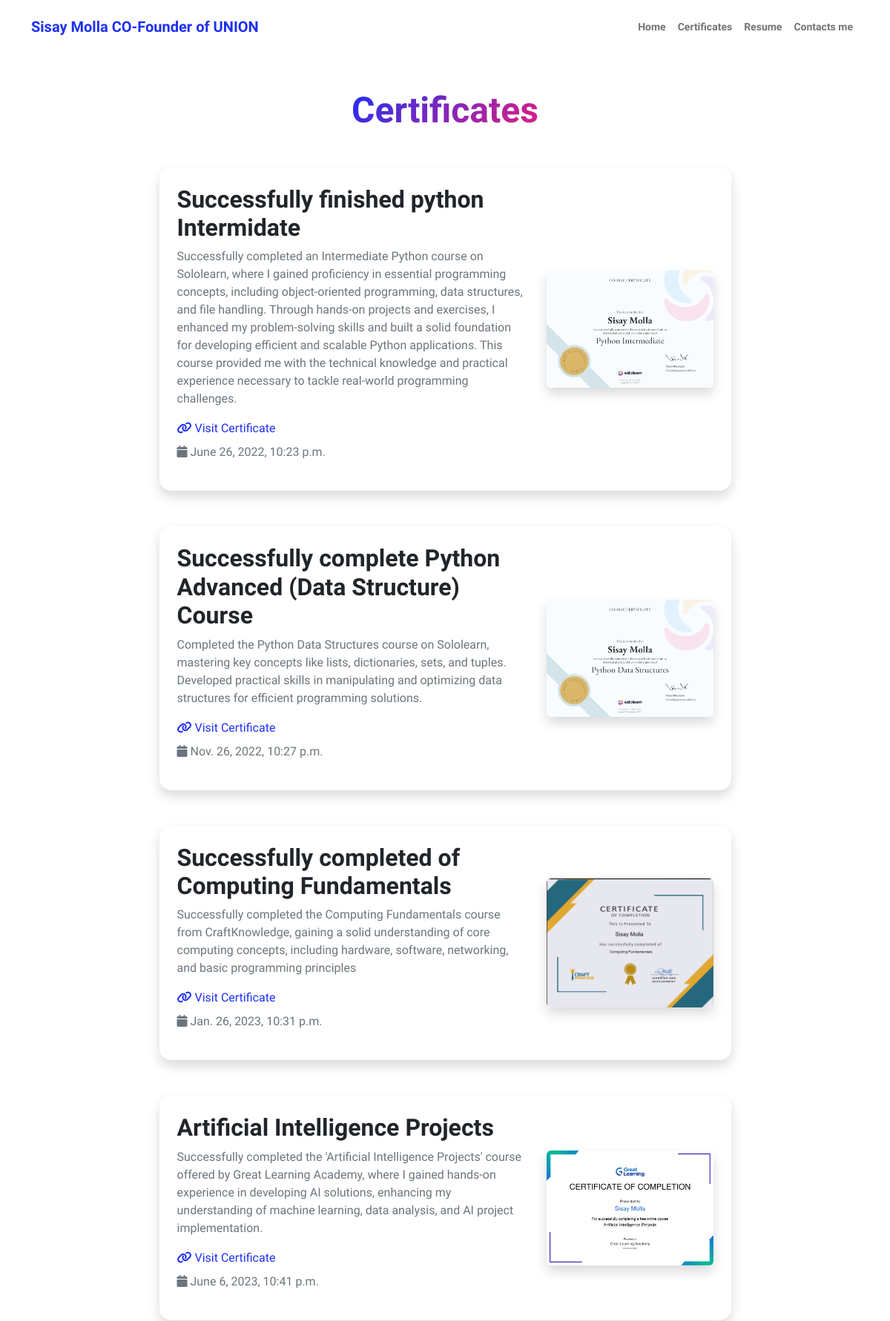
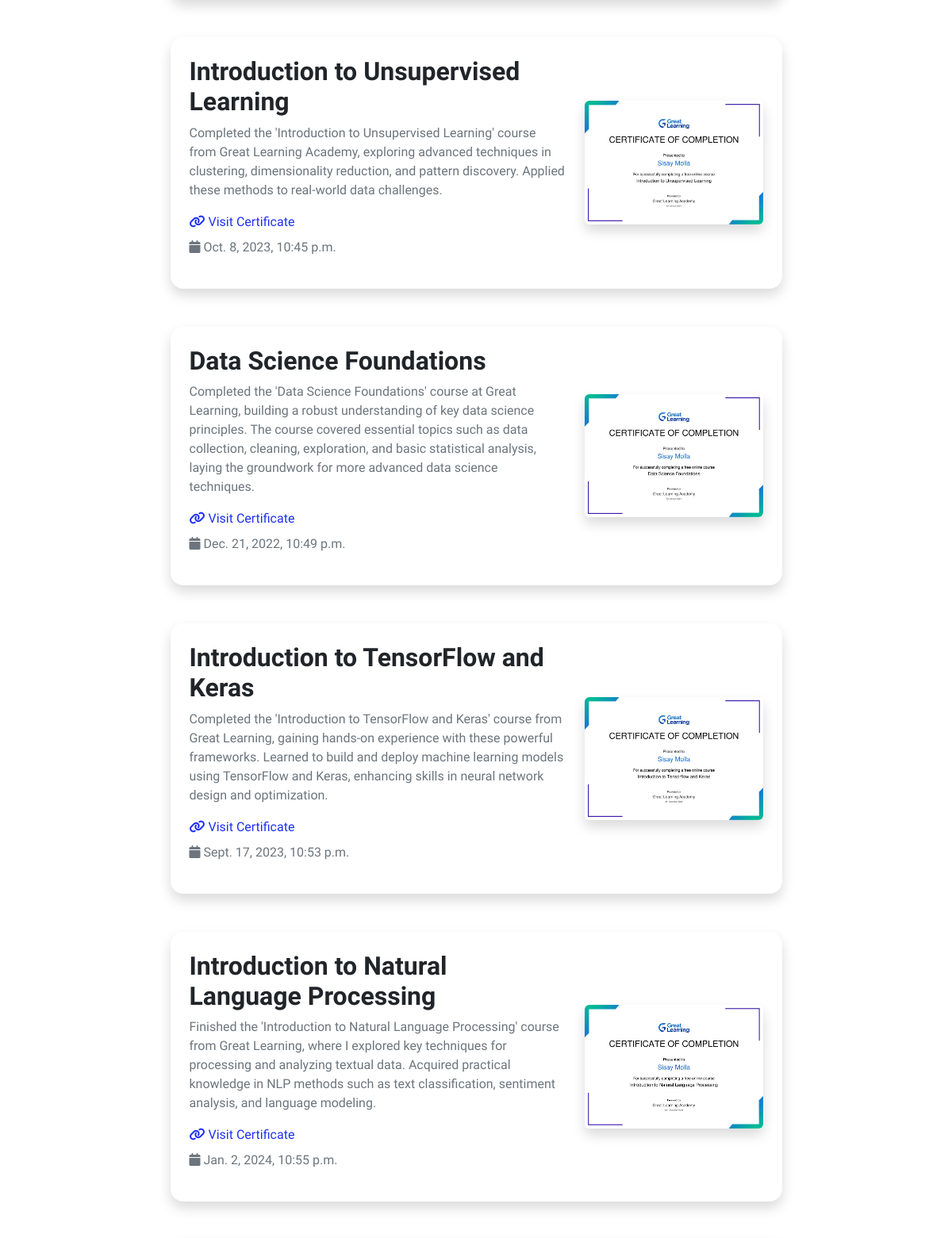
The app's page /certificate/ (upper part) with its own data (2 pictures, top to bottom).
### Certificates/models.py (models this page shows, shortened)
class Certificate(models.Model):
    issued_date = models.DateTimeField()
    issued_for = models.CharField(max_length=255)
    description = models.TextField()
    link = models.URLField()
    image = models.FileField(upload_to='Certificate/')

### Certificates/views.py (the view)
# urls.py: path('certificate/',CertificateListView.as_view(),name='certificate'),
class CertificateListView(ListView):
    model = Certificate
    template_name = 'certificate.html'
    context_object_name = 'certificate'

### Certificates/templates/certificate.html
{% extends 'navbar.html' %}
{%block content%}
<section class="py-5">
    <div class="container px-5 mb-5">
        <div class="text-center mb-5">
            <h1 class="display-5 fw-bolder mb-0"><span class="text-gradient d-inline">Certificates</span></h1>
        </div>
        <div class="row gx-5 justify-content-center">
            <div class="col-lg-11 col-xl-9 col-xxl-8">
                {%for certificate in certificate%}
                <div class="card shadow rounded-4 border-0 mb-5">
                    <div class="card-body p-4">
                        <div class="row align-items-center">
                            <div class="col-md-8">
                                <h2 class="fw-bolder">{{ certificate.issued_for }}</h2>
                                <p class="text-muted">{{ certificate.description }}</p>
                                <a href="{{ certificate.link }}" target="_blank" class="text-primary text-decoration-none">
                                    <i class="fa-solid fa-link"></i> Visit Certificate
                                </a>
                                <p class="mt-2 text-muted">
                                    <i class="fa-solid fa-calendar"></i> {{ certificate.issued_date }}
                                </p>
                            </div>
                            <div class="col-md-4 text-center">
                                <img class="img-fluid rounded shadow" src="{{ certificate.image.url }}" alt="Certificate Image"
                                     style="max-width: 100%; height: auto; border-radius: 10px; transition: transform 0.3s ease-in-out;">
                            </div>
                        </div>
                    </div>
                </div>
                {%endfor%}
        </div>
    </div>
</section>
{% endblock %}

### core/templates/navbar.html (shortened to what this page needs)
{%load static%}
<!DOCTYPE html>
<html lang="en">
    <head>
        <link href="https://cdn.jsdelivr.net/npm/bootstrap@5.3.0/dist/css/bootstrap.min.css" rel="stylesheet">
        <link href="https://cdnjs.cloudflare.com/ajax/libs/font-awesome/6.4.2/css/all.min.css" rel="stylesheet">
        <link href="https://cdn.jsdelivr.net/npm/bootstrap-icons@1.8.1/font/bootstrap-icons.css" rel="stylesheet" />
        <link href="{%static 'css/style.css'%}" rel="stylesheet" />
    </head>
    <body class="d-flex flex-column h-100">
        <main class="flex-shrink-0">
            <nav class="navbar navbar-expand-lg navbar-light bg-white py-3">
                <div class="container ">
                    <a class="navbar-brand" href="#"><span class="fw-bolder text-primary">Sisay Molla  CO-Founder of UNION</span></a>
                    <div class="collapse navbar-collapse " id="navbarSupportedContent">
                        <ul class="navbar-nav ms-auto mb-2 mb-lg-0 small fw-bolder">
                            <li class="nav-item"><a class="nav-link" href="{%url 'core:index'%}">Home</a></li>
                            <li class="nav-item"><a class="nav-link" href="{%url 'Certificates:certificate'%}">Certificates</a></li>
                            <li class="nav-item"><a class="nav-link" href="{%url 'upload_resume:resume'%}">Resume</a></li>
                            <li class="nav-item"><a class="nav-link" href="{%url 'core:contact'%}">Contacts me</a></li>
                        </ul>
                    </div>
                </div>
            </nav>
            {%block content%}
            {%endblock%}
        </body>
    </html>

### records on screen
Certificate: issued_for "Successfully finished python Intermidate", description "Successfully completed an Intermediate Python course on Sololearn, where I gained proficiency in essential programming concepts, including object-oriented programming, data structures, and file handling. Through hands-on projects and exercises, I enhanced my problem-solving skills and built a solid foundation for developing efficient and scalable Python applications. This course provided me with the technical knowledge and practical experience necessary to tackle real-world programming challenges.", issued_date "June 26, 2022, 10:23 p.m.", image (picture)
Certificate: issued_for "Successfully complete Python Advanced (Data Structure) Course", description "Completed the Python Data Structures course on Sololearn, mastering key concepts like lists, dictionaries, sets, and tuples. Developed practical skills in manipulating and optimizing data structures for efficient programming solutions.", issued_date "Nov. 26, 2022, 10:27 p.m.", image (picture)
Certificate: issued_for "Successfully completed of Computing Fundamentals", description "Successfully completed the Computing Fundamentals course from CraftKnowledge, gaining a solid understanding of core computing concepts, including hardware, software, networking, and basic programming principles", issued_date "Jan. 26, 2023, 10:31 p.m.", image (picture)
Certificate: issued_for "Artificial Intelligence Projects", description "Successfully completed the 'Artificial Intelligence Projects' course offered by Great Learning Academy, where I gained hands-on experience in developing AI solutions, enhancing my understanding of machine learning, data analysis, and AI project implementation.", issued_date "June 6, 2023, 10:41 p.m.", image (picture)
Certificate: issued_for "Introduction to Unsupervised Learning", description "Completed the 'Introduction to Unsupervised Learning' course from Great Learning Academy, exploring advanced techniques in clustering, dimensionality reduction, and pattern discovery. Applied these methods to real-world data challenges.", issued_date "Oct. 8, 2023, 10:45 p.m.", image (picture)
Certificate: issued_for "Data Science Foundations", description "Completed the 'Data Science Foundations' course at Great Learning, building a robust understanding of key data science principles. The course covered essential topics such as data collection, cleaning, exploration, and basic statistical analysis, laying the groundwork for more advanced data science techniques.", issued_date "Dec. 21, 2022, 10:49 p.m.", image (picture)
Certificate: issued_for "Introduction to TensorFlow and Keras", description "Completed the 'Introduction to TensorFlow and Keras' course from Great Learning, gaining hands-on experience with these powerful frameworks. Learned to build and deploy machine learning models using TensorFlow and Keras, enhancing skills in neural network design and optimization.", issued_date "Sept. 17, 2023, 10:53 p.m.", image (picture)
Certificate: issued_for "Introduction to Natural Language Processing", description "Finished the 'Introduction to Natural Language Processing' course from Great Learning, where I explored key techniques for processing and analyzing textual data. Acquired practical knowledge in NLP methods such as text classification, sentiment analysis, and language modeling.", issued_date "Jan. 2, 2024, 10:55 p.m.", image (picture)
